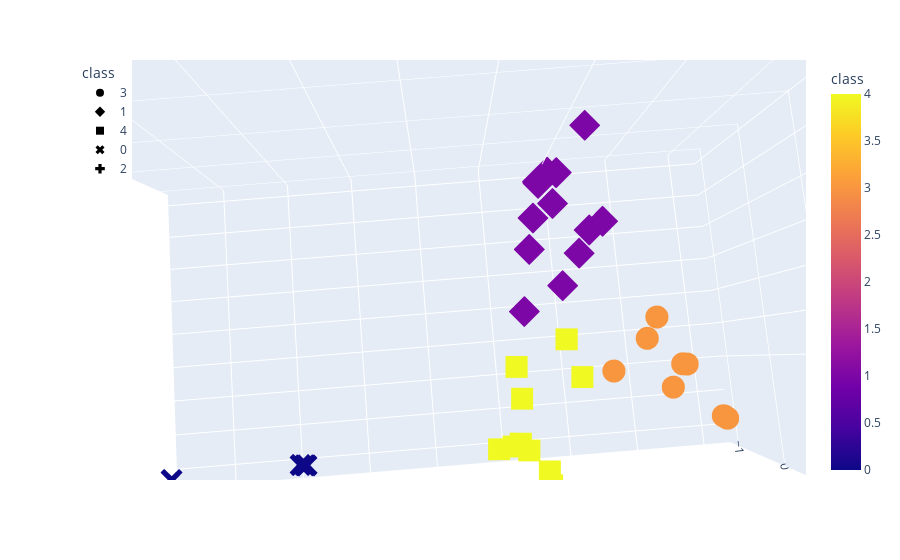

Source (notebook cell):
### Markdown cell above
### Visualizing Results

#### 3D-Scatter with Clusters

### Code cell
fig = px.scatter_3d(
    clustered_df,
    x="PC3",
    y="PC2",
    z="PC1",
    color="class",
    symbol="class",
    width=800,
    hover_name="CoinName",
    hover_data=["Algorithm"]
    
)
fig.update_layout(legend=dict(x=0, y=1))
fig.show()

### Figure 1 — Plotly figure (JSON) as saved in the notebook; plotly's stock layout.template omitted (floating-point values rounded to 4 significant figures)
{"data": [{"customdata": [["Scrypt"], ["X13"], ["SHA-256"], ["X11"], ["Scrypt"], ["Equihash"], ["Scrypt"], ["Scrypt"], ["X13"], ["X11"], ["Scrypt"], ["Quark"], ["Scrypt"], ["BLAKE256"], ["Scrypt"], ["BMW512 / Echo512"], ["X11"], ["Scrypt"], ["X13"], ["Quark"], ["Equihash210,9"], ["X13"], ["Quark"], ["BLAKE256"]], "hovertemplate": "<b>%{hovertext}</b><br><br>class=%{marker.color}<br>PC3=%{x}<br>PC2=%{y}<br>PC1=%{z}<br>Algorithm=%{customdata[0]}<extra></extra>", "hovertext": ["NovaCoin", "Triangles Coin", "Emercoin", "Stakenet", "OpenChat", "Zelcash", "Buxcoin", "Auroracoin", "Bitcoin Diamond", "Dash", "SaluS", "QuarkCoin", "PotCoin", "HyperCash", "Reddcoin", "DigitalNote ", "IOCoin", "WhiteCoin", "CloakCoin", "BlockNet", "Aion", "NavCoin", "Private Instant Verified Transaction", "Decred"], "legendgroup": "3", "marker": {"color": [3, 3, 3, 3, 3, 3, 3, 3, 3, 3, 3, 3, 3, 3, 3, 3, 3, 3, 3, 3, 3, 3, 3, 3], "coloraxis": "coloraxis", "symbol": "circle"}, "mode": "markers", "name": "3", "scene": "scene", "showlegend": true, "type": "scatter3d", "x": [-1.586, -2.155, -1.079, -0.5705, -1.586, -1.102, -1.586, -1.586, -2.156, -0.5704, -1.586, -2.133, -1.586, -2.112, -1.594, -2.094, -1.412, -1.586, -2.155, -2.133, -2.092, -2.156, -2.133, -2.112], "y": [0.9989, 1.814, 0.296, 1.007, 0.9985, 0.5982, 0.9988, 0.9989, 1.814, 1.007, 0.9989, 1.8, 0.9988, 1.786, 0.9928, 1.771, 1.31, 0.9986, 1.814, 1.8, 1.773, 1.814, 1.8, 1.786], "z": [-0.6919, -0.7598, -0.1609, -0.588, -0.6842, -0.6285, -0.6902, -0.6918, -0.7582, -0.5886, -0.6919, -0.7545, -0.6894, -0.7508, -0.5762, -0.717, -0.6873, -0.6846, -0.7598, -0.7555, -0.7445, -0.7595, -0.7555, -0.7512]}, {"customdata": [["SHA-256"], ["Scrypt"], ["Scrypt"], ["X11"], ["Equihash"], ["IMesh"], ["Equihash"], ["CryptoNight"], ["Eaglesong"], ["C31"], ["SHA-256"], ["Scrypt"], ["CryptoNight-Heavy"], ["CryptoNight-Lite"], ["SHA-256"], ["SHA-256"], ["CryptoNight"], ["IMesh"], ["Equihash"], ["Scrypt"], ["Dagger-Hashimoto"], ["Equihash"], ["SHA-256"], ["PoS"], ["Ethash"], ["C31"], ["SHA-256"], ["Ethash"], ["Scrypt"], ["Scrypt"], ["SHA-256"], ["Scrypt"], ["X11GOST"], ["Equihash"], ["Groestl"], ["Scrypt"], ["SHA-256"], ["NeoScrypt"], ["KECCAK"], ["MTP"], ["Scrypt"], ["Multiple"], ["Blake2b"], ["Tensority"], ["Equihash"], ["SHA-256"], ["Multiple"], ["Lyra2REv2"], ["Blake2b"], ["Ethash"], ["Scrypt"], ["RandomX"]], "hovertemplate": "<b>%{hovertext}</b><br><br>class=%{marker.color}<br>PC3=%{x}<br>PC2=%{y}<br>PC1=%{z}<br>Algorithm=%{customdata[0]}<extra></extra>", "hovertext": ["CounterParty", "MonaCoin", "CometCoin", "Pura", "Bitcoin Private", "Aidos Kuneen", "Beam", "Beldex", "Nervos Network", "MimbleWimbleCoin", "Arweave", "Primas", "Loki", "AEON", "Bitcoin Vault", "Bitcoin ABC", "ByteCoin", "INT", "Komodo", "GoldCoin", "Ubiq", "ZCash", "Bitcoin", "Steem", "Ethereum", "Grin", "Bitcoin SV", "Expanse", "MegaCoin", "Gulden", "Namecoin", "Einsteinium", "SibCoin", "Bitcoin Gold", "Groestlcoin", "ViaCoin", "SysCoin", "FeatherCoin", "SmartCash", "Firo", "Dogecoin", "Verge", "Siacoin", "Bytom", "Horizen", "Bitcoin Cash", "DigiByte", "Vertcoin", "Nano", "Ethereum Classic", "Litecoin", "Monero"], "legendgroup": "1", "marker": {"color": [1, 1, 1, 1, 1, 1, 1, 1, 1, 1, 1, 1, 1, 1, 1, 1, 1, 1, 1, 1, 1, 1, 1, 1, 1, 1, 1, 1, 1, 1, 1, 1, 1, 1, 1, 1, 1, 1, 1, 1, 1, 1, 1, 1, 1, 1, 1, 1, 1, 1, 1, 1], "coloraxis": "coloraxis", "symbol": "diamond"}, "mode": "markers", "name": "1", "scene": "scene", "showlegend": true, "type": "scatter3d", "x": [0.1288, -0.3786, -0.3786, -0.2044, 0.1051, 0.3947, 0.105, 0.239, 0.2695, 0.289, 0.1288, -0.3786, 0.2862, 0.2862, 0.1288, 0.1288, 0.1395, 0.6084, 0.03873, -0.3786, 0.2862, 0.1051, 0.1288, 0.487, 0.2919, 0.289, 0.1288, 0.2918, -0.3786, -0.3791, 0.1288, -0.3786, 0.2862, 0.1051, 0.2861, -0.3786, 0.1284, 0.2859, 0.2822, 0.2862, -0.4142, 0.271, 0.2701, 0.2852, 0.1051, 0.1288, 0.2706, 0.2861, 0.2827, 0.2918, -0.3786, 0.2862], "y": [-1.671, -0.9686, -0.9686, -0.6571, -1.369, -1.188, -1.369, -1.693, -1.666, -1.667, -1.672, -0.9686, -1.655, -1.655, -1.671, -1.671, -1.761, 0.08192, -0.2339, -0.9686, -1.655, -1.369, -1.671, -0.7585, -1.68, -1.667, -1.671, -1.68, -0.9686, -0.9689, -1.671, -0.9686, -1.655, -1.369, -1.655, -0.9686, -1.672, -1.655, -1.657, -1.655, -0.9949, -1.678, -1.68, -1.655, -1.369, -1.671, -1.678, -1.655, -1.671, -1.68, -0.9686, -1.655], "z": [0.149, -0.3816, -0.3819, -0.3767, -0.3197, -0.3169, -0.3185, 0.1316, -0.0868, -0.27, 0.1495, -0.3811, -0.2684, -0.2686, 0.1491, 0.1491, 1.556, -0.4867, -0.4978, -0.3814, -0.2684, -0.3197, 0.1491, -0.3191, -0.2708, -0.2699, 0.1491, -0.2708, -0.3816, -0.3733, 0.1491, -0.381, -0.2685, -0.3196, -0.2676, -0.3818, 0.1548, -0.2653, -0.2233, -0.2685, 0.1121, -0.06971, -0.04644, -0.2576, -0.3197, 0.1491, -0.06208, -0.2679, -0.2205, -0.27, -0.3813, -0.2686]}, {"customdata": [["PoS"], ["SHA-512"], ["ECC 256K1"], ["DPoS"], ["DPoS"], ["DPoS"], ["BEP2 Token"], ["DPoS"], ["Scrypt"], ["PoS"], ["DPoS"], ["VeChainThor Authority"], ["POS 3.0"], ["VBFT"], ["Loopchain"], ["SHA-512"], ["Ouroboros"], ["DPoS"]], "hovertemplate": "<b>%{hovertext}</b><br><br>class=%{marker.color}<br>PC3=%{x}<br>PC2=%{y}<br>PC1=%{z}<br>Algorithm=%{customdata[0]}<extra></extra>", "hovertext": ["NuShares", "Kcash", "Acute Angle Cloud", "Lisk", "Achain", "ARK", "Binance Coin", "Rise", "BlackCoin", "Nxt", "Shift", "VeChain", "QTUM", "Ontology", "ICON Project", "Bitshares", "Cardano", "EOS"], "legendgroup": "4", "marker": {"color": [4, 4, 4, 4, 4, 4, 4, 4, 4, 4, 4, 4, 4, 4, 4, 4, 4, 4], "coloraxis": "coloraxis", "symbol": "square"}, "mode": "markers", "name": "4", "scene": "scene", "showlegend": true, "type": "scatter3d", "x": [0.7645, 1.126, 0.1171, 0.3107, 0.3105, 0.3107, 0.118, 0.6112, -0.09953, 0.7901, 0.3108, 0.8498, 0.8357, 0.8353, 0.8353, 0.9349, 0.795, 0.3105], "y": [1.25, 1.917, 0.4962, 2.147, 2.147, 2.147, 0.4967, 2.012, 1.041, 0.8296, 2.147, 1.711, 1.846, 1.846, 1.846, 1.874, 1.822, 2.147], "z": [-0.4149, -0.5278, -0.2627, 1.806, 1.809, 1.806, -0.2726, 0.2855, -0.4982, -0.489, 1.805, 1.664, -0.448, -0.4433, -0.4441, -0.4371, 0.01065, 1.809]}, {"customdata": [["Dagger"], ["SPoS"], ["Shabal256"], ["SHA3"], ["Proof-of-Authority"], ["Leased POS"]], "hovertemplate": "<b>%{hovertext}</b><br><br>class=%{marker.color}<br>PC3=%{x}<br>PC2=%{y}<br>PC1=%{z}<br>Algorithm=%{customdata[0]}<extra></extra>", "hovertext": ["Amber", "V Systems", "BurstCoin", "Nexus", "Poa Network", "Waves"], "legendgroup": "0", "marker": {"color": [0, 0, 0, 0, 0, 0], "coloraxis": "coloraxis", "symbol": "x"}, "mode": "markers", "name": "0", "scene": "scene", "showlegend": true, "type": "scatter3d", "x": [5.627, 3.753, 3.781, 3.853, 5.628, 3.854], "y": [1.984, 1.919, 1.922, 1.927, 1.984, 1.927], "z": [-0.6024, -0.5272, -0.5463, -0.6004, -0.6046, -0.601]}, {"customdata": [["TRC10"], ["SHA-256"]], "hovertemplate": "<b>%{hovertext}</b><br><br>class=%{marker.color}<br>PC3=%{x}<br>PC2=%{y}<br>PC1=%{z}<br>Algorithm=%{customdata[0]}<extra></extra>", "hovertext": ["BitTorrent", "Wibcoin"], "legendgroup": "2", "marker": {"color": [2, 2], "coloraxis": "coloraxis", "symbol": "cross"}, "mode": "markers", "name": "2", "scene": "scene", "showlegend": true, "type": "scatter3d", "x": [-0.812, -0.4129], "y": [1.444, -2.042], "z": [13.75, 7.9]}], "layout": {"autosize": true, "coloraxis": {"colorbar": {"title": {"text": "class"}}, "colorscale": [[0, "#0d0887"], [0.1111, "#46039f"], [0.2222, "#7201a8"], [0.3333, "#9c179e"], [0.4444, "#bd3786"], [0.5556, "#d8576b"], [0.6667, "#ed7953"], [0.7778, "#fb9f3a"], [0.8889, "#fdca26"], [1, "#f0f921"]]}, "legend": {"title": {"text": "class"}, "tracegroupgap": 0, "x": 0, "y": 1}, "margin": {"t": 60}, "scene": {"aspectmode": "auto", "aspectratio": {"x": 0.999, "y": 0.5376, "z": 1.862}, "camera": {"center": {"x": 0, "y": 0, "z": 0}, "eye": {"x": 7.374e-05, "y": 0.0009064, "z": 0.009959}, "projection": {"type": "perspective"}, "up": {"x": 0, "y": 0, "z": 1}}, "domain": {"x": [0, 1], "y": [0, 1]}, "xaxis": {"title": {"text": "PC3"}, "type": "linear"}, "yaxis": {"title": {"text": "PC2"}, "type": "linear"}, "zaxis": {"title": {"text": "PC1"}, "type": "linear"}}}}
